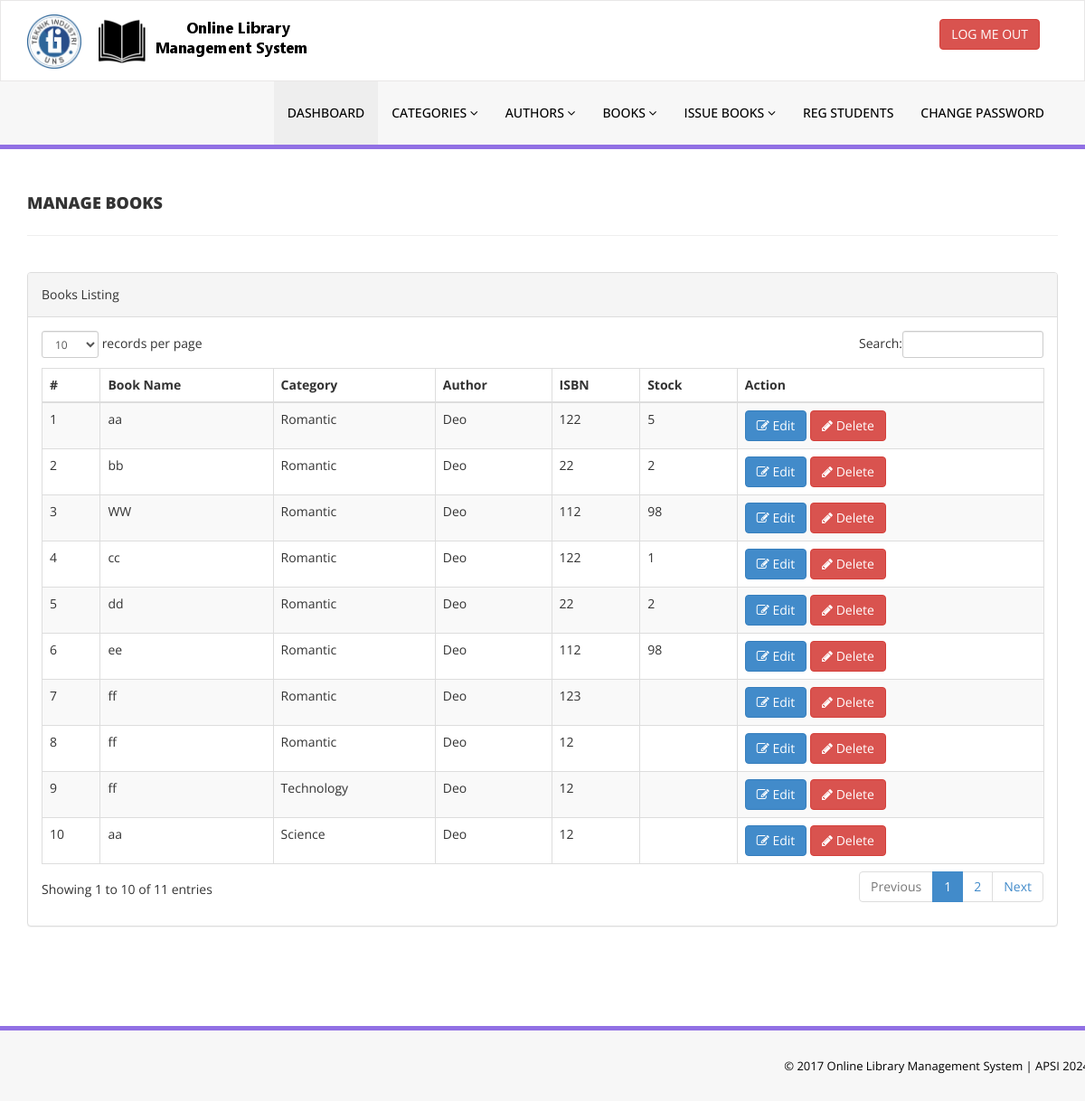
The app's page /library/admin/manage-books.php (signed in) with its own data.
### tables this page shows
CREATE TABLE IF NOT EXISTS `tblbooks` (
  `id` int NOT NULL AUTO_INCREMENT,
  `BookName` varchar(255) DEFAULT NULL,
  `CatId` int DEFAULT NULL,
  `AuthorId` int DEFAULT NULL,
  `ISBNNumber` int DEFAULT NULL,
  `BookPrice` int DEFAULT NULL,
  `RegDate` timestamp NULL DEFAULT CURRENT_TIMESTAMP,
  `BookTypeId` int DEFAULT NULL,
  `UpdationDate` timestamp NULL DEFAULT NULL ON UPDATE CURRENT_TIMESTAMP,
  `path` varchar(150) DEFAULT NULL,
  `deskripsi` varchar(150) DEFAULT NULL,
  PRIMARY KEY (`id`)
);

CREATE TABLE IF NOT EXISTS `tblcategory` (
  `id` int NOT NULL AUTO_INCREMENT,
  `CategoryName` varchar(150) DEFAULT NULL,
  `Status` int DEFAULT NULL,
  `CreationDate` timestamp NULL DEFAULT CURRENT_TIMESTAMP,
  `UpdationDate` timestamp NULL DEFAULT '0000-00-00 00:00:00' ON UPDATE CURRENT_TIMESTAMP,
  PRIMARY KEY (`id`)
);

CREATE TABLE IF NOT EXISTS `tblauthors` (
  `id` int NOT NULL AUTO_INCREMENT,
  `AuthorName` varchar(159) DEFAULT NULL,
  `creationDate` timestamp NULL DEFAULT CURRENT_TIMESTAMP,
  `UpdationDate` timestamp NULL DEFAULT NULL ON UPDATE CURRENT_TIMESTAMP,
  PRIMARY KEY (`id`)
);

### library/admin/manage-books.php (the view, shortened to what this page needs)
<?php
include('includes/config.php');
if(strlen($_SESSION['alogin'])==0)
    {
header('location:index.php');
}
else{
    ?>
<!DOCTYPE html>
<html xmlns="http://www.w3.org/1999/xhtml">
<head>
    <link href="assets/css/bootstrap.css" rel="stylesheet" />
    <link href="assets/css/font-awesome.css" rel="stylesheet" />
    <link href="assets/js/dataTables/dataTables.bootstrap.css" rel="stylesheet" />
    <link href="assets/css/style.css" rel="stylesheet" />
</head>
<body>
<?php include('includes/header.php');?>
    <div class="content-wrapper">
         <div class="container">
        <div class="row pad-botm">
            <div class="col-md-12">
                <h4 class="header-line">Manage Books</h4>
    </div>
     <div class="row">
</div>
        </div>
            <div class="row">
                <div class="col-md-12">
                    <div class="panel panel-default">
                        <div class="panel-heading">
                           Books Listing
                        </div>
                        <div class="panel-body">
                            <div class="table-responsive">
                                <table class="table table-striped table-bordered table-hover" id="dataTables-example">
                                    <thead>
                                        <tr>
                                            <th>#</th>
                                            <th>Book Name</th>
                                            <th>Category</th>
                                            <th>Author</th>
                                            <th>ISBN</th>
                                            <th>Stock</th>
                                            <th>Action</th>
                                        </tr>
                                    </thead>
                                    <tbody>
<?php $sql = "SELECT tblbooks.BookName,tblcategory.CategoryName,tblauthors.AuthorName,tblbooks.ISBNNumber,tblbooks.BookPrice,tblbooks.id
as bookid
from  tblbooks
join tblcategory
on tblcategory.id=tblbooks.CatId
join tblauthors
on tblauthors.id=tblbooks.AuthorId";
$query = $dbh -> prepare($sql);
$query->execute();
$results=$query->fetchAll(PDO::FETCH_OBJ);
$cnt=1;
if($query->rowCount() > 0)
{
foreach($results as $result)
{               ?>
                                        <tr class="odd gradeX">
                                            <td class="center"><?php echo htmlentities($cnt);?></td>
                                            <td class="center"><?php echo htmlentities($result->BookName);?></td>
                                            <td class="center"><?php echo htmlentities($result->CategoryName);?></td>
                                            <td class="center"><?php echo htmlentities($result->AuthorName);?></td>
                                            <td class="center"><?php echo htmlentities($result->ISBNNumber);?></td>
                                            <td class="center"><?php echo htmlentities($result->BookPrice);?></td>
                                            <td class="center">
                                            <a href="edit-book.php?bookid=<?php echo htmlentities($result->bookid);?>"><button class="btn btn-primary"><i class="fa fa-edit "></i> Edit</button>
                                          <a href="manage-books.php?del=<?php echo htmlentities($result->bookid);?>" onclick="return confirm('Are you sure you want to delete?');"" >  <button class="btn btn-danger"><i class="fa fa-pencil"></i> Delete</button>
                                            </td>
                                        </tr>
 <?php $cnt=$cnt+1;}} ?>
                                    </tbody>
                                </table>
                            </div>
                        </div>
                    </div>
                </div>
            </div>
    </div>
    </div>
  <?php include('includes/footer.php');?>
</body>
</html>
<?php } ?>

### library/admin/includes/header.php (shortened to what this page needs)
<div class="navbar navbar-inverse set-radius-zero" >
        <div class="container">
            <div class="navbar-header">
            <div class="navbar-brand" >
                <img src="assets/img/tiuns.png" style="max-height: 60px;"/>
            </div>
                <a class="navbar-brand">
                    <img src="assets/img/logo.png" />
                </a>
            </div>
            <div class="right-div">
                <a href="logout.php" class="btn btn-danger pull-right">LOG ME OUT</a>
            </div>
        </div>
    </div>
    <section class="menu-section">
        <div class="container">
            <div class="row ">
                <div class="col-md-12">
                    <div class="navbar-collapse collapse ">
                        <ul id="menu-top" class="nav navbar-nav navbar-right">
                            <li><a href="dashboard.php" class="menu-top-active">DASHBOARD</a></li>
                            <li>
                                <a href="#" class="dropdown-toggle" id="ddlmenuItem" data-toggle="dropdown"> Categories <i class="fa fa-angle-down"></i></a>
                            </li>
                            <li>
                                <a href="#" class="dropdown-toggle" id="ddlmenuItem" data-toggle="dropdown"> Authors <i class="fa fa-angle-down"></i></a>
                            </li>
 <li>
                                <a href="#" class="dropdown-toggle" id="ddlmenuItem" data-toggle="dropdown"> Books <i class="fa fa-angle-down"></i></a>
                            </li>
                           <li>
                                <a href="#" class="dropdown-toggle" id="ddlmenuItem" data-toggle="dropdown"> Issue Books <i class="fa fa-angle-down"></i></a>
                            </li>
                             <li><a href="reg-students.php">Reg Students</a></li>
  <li><a href="change-password.php">Change Password</a></li>
                        </ul>
                    </div>
                </div>
            </div>
        </div>
    </section>

### library/admin/includes/footer.php
<section class="footer-section">
     <div class="container">
         <div class="row">
             <div class="col-md-12">
                &copy; 2017 Online Library Management System | APSI 2024</a>
             </div>
         </div>
     </div>
 </section>

### library/admin/assets/css/style.css (style rules this page uses)
.set-radius-zero { border-radius:0px; -moz-border-radius:0px; -webkit-border-radius:0px; }
.content-wrapper { margin-top: 40px; min-height:800px; padding-bottom:90px; }
.header-line { font-weight:900; padding-bottom:25px; border-bottom:1px solid #eeeeee; text-transform:uppercase; }
.pad-botm { padding-bottom:30px; }
.right-div { float: right; padding: 20px; }
#menu-top a { color:#000; text-decoration:none; font-weight:500; padding: 25px 15px 25px 15px; text-transform:uppercase; }
.menu-section { background-color: #f7f7f7; border-bottom:5px solid #9170E4; width:100% }
.menu-top-active { background-color:#eeeeee; }
.navbar-inverse { background-color: #FFF; border-color: rgba(155, 153, 153, 0.23); }
.navbar { min-height: 90px; margin-bottom: 0px; }
.footer-section { padding:25px 50px 25px 50px; color:#000; font-size:13px; background-color: #f7f7f7; text-align:right; border-top:5px solid #9170E4; }

### records on screen
tblbooks: BookName "aa", tblcategory.CategoryName "Romantic", AuthorId.AuthorName "Deo", ISBNNumber "122", BookPrice "5"
tblbooks: BookName "bb", tblcategory.CategoryName "Romantic", AuthorId.AuthorName "Deo", ISBNNumber "22", BookPrice "2"
tblbooks: BookName "WW", tblcategory.CategoryName "Romantic", AuthorId.AuthorName "Deo", ISBNNumber "112", BookPrice "98"
tblbooks: BookName "cc", tblcategory.CategoryName "Romantic", AuthorId.AuthorName "Deo", ISBNNumber "122", BookPrice "1"
tblbooks: BookName "dd", tblcategory.CategoryName "Romantic", AuthorId.AuthorName "Deo", ISBNNumber "22", BookPrice "2"
tblbooks: BookName "ee", tblcategory.CategoryName "Romantic", AuthorId.AuthorName "Deo", ISBNNumber "112", BookPrice "98"
tblbooks: BookName "ff", tblcategory.CategoryName "Romantic", AuthorId.AuthorName "Deo", ISBNNumber "123"
tblbooks: BookName "ff", tblcategory.CategoryName "Romantic", AuthorId.AuthorName "Deo", ISBNNumber "12"
tblbooks: BookName "ff", tblcategory.CategoryName "Technology", AuthorId.AuthorName "Deo", ISBNNumber "12"
tblbooks: BookName "aa", tblcategory.CategoryName "Science", AuthorId.AuthorName "Deo", ISBNNumber "12"
